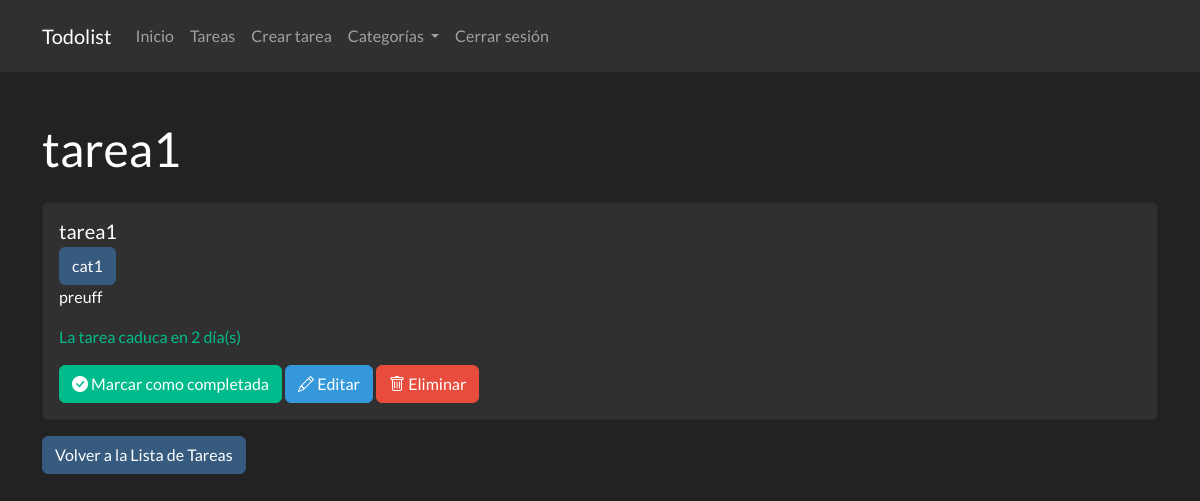
Page /tarea/5 (signed in) on the earlier database version.
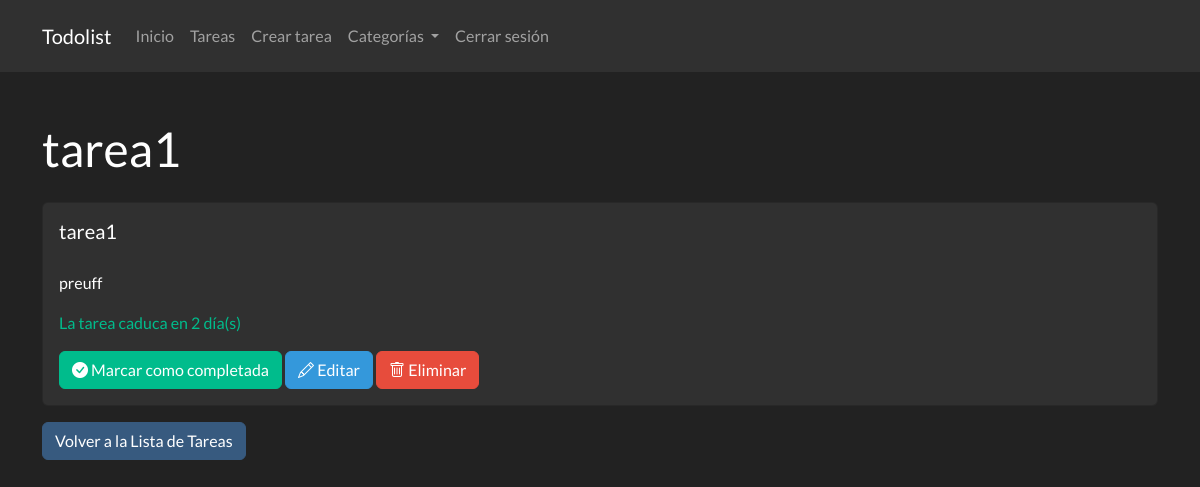
Same page on the later database version.
### app.py (models this page shows, shortened)
class Categoria(db.Model):
    id = db.Column(db.Integer, primary_key=True)
    nombre = db.Column(db.String(100), nullable=False)
    color = db.Column(db.String(100), nullable=False)
    usuario_id = db.Column(db.Integer, db.ForeignKey('usuario.id'), nullable=False)

### app.py (the view, shortened to what this page needs)
@app.route('/tarea/', methods=['GET', 'POST'])
@app.route('/tarea/<int:id>', methods=['GET', 'POST'])
@app.route('/tarea/filtrar/<estado>', methods=['GET', 'POST'])
@login_required
def verTareas(id=None, estado=None):
    orden = request.args.get('orden', 'asc')
    query = Tarea.query.filter_by(usuario_id=current_user.id)
    if id is None:
        if orden == 'asc':
            query = query.order_by(Tarea.fecha_termino.asc())
        elif orden == 'desc':
            query = query.order_by(Tarea.fecha_termino.desc())
        tareas = query.all()
        for tarea in tareas:
            if tarea.categoria_id is not None:
                tarea.color = obtenerColorCategoria(tarea.categoria_id)
                tarea.categoria_nombre = obtenerNombreCategoria(tarea.categoria_id)
        return render_template('tareas.html', tareas=tareas, calcDiasRestantes = calcDiasRestantes, orden=orden, estado=estado)
    else:
        tarea = Tarea.query.get(id)
        if tarea.categoria_id is not None:
            tarea.color = obtenerColorCategoria(tarea.categoria_id)
            tarea.categoria_nombre = obtenerNombreCategoria(tarea.categoria_id)
        dias_restantes = calcDiasRestantes(tarea.fecha_termino)
        if tarea.usuario_id != current_user.id:
            session['mensajeCustom'] = 'No tienes permiso para ver esta tarea'
            return redirect(url_for('verTareas'))
        return render_template('tarea.html', tarea=tarea, dias_restantes=dias_restantes)

### app.py (called while the page is built)
def calcDiasRestantes(fecha_termino):
    fecha_actual = datetime.now().date()
    dias_restantes = (fecha_termino.date()) - fecha_actual
    return dias_restantes.days

def obtenerColorCategoria(idCategoria):
    categoria = Categoria.query.filter_by(id=idCategoria).first()
    return categoria.color

def obtenerNombreCategoria(idCategoria):
    categoria = Categoria.query.filter_by(id=idCategoria).first()
    return categoria.nombre

@login_manager.user_loader
def load_user(id):
    return Usuario.query.get(int(id))

### templates/tarea.html (shortened to what this page needs)
{% extends "base.html" %}
{% block content %}
<h1 class="mt-5">{{ tarea.titulo }}</h1>
<div class="card mt-4 {% if tarea.estado %}bg-secondary{% endif %}">
    <div class="card-body">
        <h5 class="card-title">{{ tarea.titulo }}</h5>
        <p class="card-subtitle"><a href="{{ url_for('verCategoria', id=tarea.categoria_id ) }}" class="btn btn-{{ tarea.color}}">{{ tarea.categoria_nombre }}</a></p>
        <p class="card-text">{{ tarea.descripcion }}</p>
        {% if dias_restantes >= 0 %}
            <p class="text-success">La tarea caduca en {{ dias_restantes }} día(s)</p>
        {% else %}
            <p class="text-danger">La tarea caducó hace {{ dias_restantes }} día(s)</p>
        {% endif %}
        {% if tarea.estado %}
            <a href="{{ url_for('editarEstado', id=tarea.id ) }}" class="btn btn-warning"><i class="bi bi-dash-circle-fill"></i> Marcar como incompletada</a>
        {% else %}
            <a href="{{ url_for('editarEstado', id=tarea.id ) }}" class="btn btn-success"><i class="bi bi-check-circle-fill"></i> Marcar como completada</a>
        {% endif %}
        <a href="{{ url_for('editarTarea', id=tarea.id ) }}" class="btn btn-info"><i class="bi bi-pencil"></i> Editar</a>
        <a href="{{ url_for('eliminarTarea', id=tarea.id ) }}" class="btn btn-danger"><i class="bi bi-trash"></i> Eliminar</a>
    </div>
</div>
<a href="{{ url_for('verTareas' ) }}" class="btn btn-primary mt-3">Volver a la Lista de Tareas</a>
{% endblock %}

Differences in the rows shown:
no longer on this page (row edited): Categoria: categoria_nombre "cat1"
changed Tarea "tarea1": categoria_id 6 → empty (drawn)
